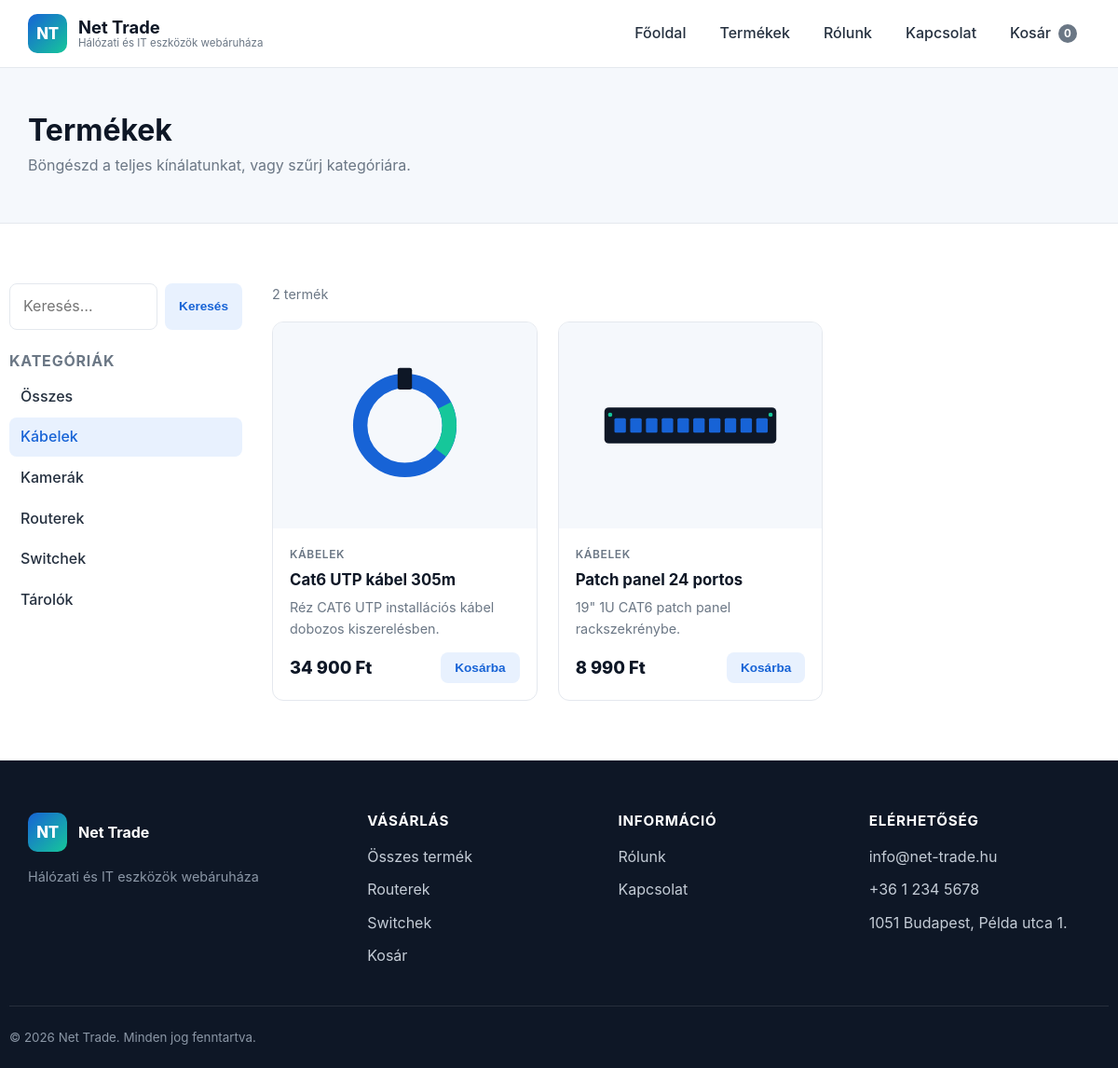
Screenshot of /termekek?kategoria=kabelek with the database file from the repository.
### tables this page shows
CREATE TABLE IF NOT EXISTS categories (
    id    INT AUTO_INCREMENT PRIMARY KEY,
    slug  VARCHAR(80) NOT NULL UNIQUE,
    name  VARCHAR(120) NOT NULL,
    icon  VARCHAR(40) DEFAULT NULL
);

CREATE TABLE IF NOT EXISTS products (
    id          INT AUTO_INCREMENT PRIMARY KEY,
    category_id INT DEFAULT NULL,
    slug        VARCHAR(140) NOT NULL UNIQUE,
    name        VARCHAR(200) NOT NULL,
    short       VARCHAR(300) DEFAULT NULL,
    description TEXT,
    price       DECIMAL(10,2) NOT NULL DEFAULT 0,
    image       VARCHAR(140) DEFAULT 'placeholder.svg',
    stock       INT NOT NULL DEFAULT 0,
    featured    TINYINT(1) NOT NULL DEFAULT 0,
    active      TINYINT(1) NOT NULL DEFAULT 1,
    created_at  TIMESTAMP DEFAULT CURRENT_TIMESTAMP,
    CONSTRAINT fk_products_category FOREIGN KEY (category_id)
        REFERENCES categories (id) ON DELETE SET NULL
);

### app/Models/Product.php (called while the page is built, shortened)
<?php
final class Product
{
    public static function all(?string $categorySlug = null, ?string $search = null): array
    {
        $pdo = Database::getConnection();
        $sql = 'SELECT p.*, c.slug AS category_slug, c.name AS category_name
                FROM products p
                LEFT JOIN categories c ON c.id = p.category_id
                WHERE p.active = 1';
        $params = [];
        if ($categorySlug !== null) {
            $sql .= ' AND c.slug = :cat';
            $params['cat'] = $categorySlug;
        }
        $sql .= ' ORDER BY p.featured DESC, p.name ASC';
        $stmt = $pdo->prepare($sql);
        $stmt->execute($params);
        return $stmt->fetchAll();
    }
}

### public/index.php (called while the page is built, shortened)
<?php
spl_autoload_register(static function (string $class): void {
    $prefix = 'App\\';
    $relative = substr($class, strlen($prefix));
    $file = dirname(__DIR__) . '/app/' . str_replace('\\', '/', $relative) . '.php';
});
$config = require dirname(__DIR__) . '/config/config.php';
$router = new Router();
$router->get('/', static function (): string {
    return View::render('home', [
        'title'      => null,
        'categories' => Category::all(),
        'featured'   => Product::featured(),
    ]);
});
$router->get('/termekek', static function (): string {
    $cat = isset($_GET['kategoria']) ? (string) $_GET['kategoria'] : null;
    $q   = isset($_GET['kereses']) ? trim((string) $_GET['kereses']) : null;
    return View::render('products/index', [
        'title'      => 'Termékek',
        'categories' => Category::all(),
        'products'   => Product::all($cat, $q),
        'activeCat'  => $cat,
        'search'     => $q,
    ]);
});
$router->get('/termek/{slug}', static function (array $params): string {
    $product = Product::findBySlug($params['slug']);
    if ($product === null) {
        http_response_code(404);
        return View::render('errors/404', ['title' => 'A termék nem található']);
    }
    return View::render('products/show', [
        'title'   => $product['name'],
        'product' => $product,
    ]);
});
$router->get('/kosar', static function (): string {
    return View::render('cart/index', [
        'title' => 'Kosár',
        'cart'  => Cart::detailed(),
    ]);
});
$router->post('/kosar/hozzaad', static function (): string {
    $id  = (int) ($_POST['product_id'] ?? 0);
    $qty = (int) ($_POST['qty'] ?? 1);
    if ($id > 0) {
        Cart::add($id, $qty);
    }
    redirect('/kosar');
    return '';
});
$router->post('/kosar/frissit', static function (): string {
    foreach (($_POST['qty'] ?? []) as $id => $qty) {
        Cart::update((int) $id, (int) $qty);
    }
    redirect('/kosar');
    return '';
});
$router->post('/kosar/torol', static function (): string {
    Cart::remove((int) ($_POST['product_id'] ?? 0));
    redirect('/kosar');
    return '';
});
$router->get('/penztar', static function (): string {
    return View::render('cart/checkout', [
        'title' => 'Pénztár',
        'cart'  => Cart::detailed(),
    ]);
});
$router->post('/penztar', static function (): string {
    $cart = Cart::detailed();
    if (empty($cart['lines'])) {
        redirect('/kosar');
        return '';
    }
    Cart::clear();
    return View::render('cart/success', [
        'title' => 'Sikeres rendelés',
        'name'  => trim((string) ($_POST['name'] ?? '')),
    ]);
});
$router->get('/kapcsolat', static function (): string {
    return View::render('contact', ['title' => 'Kapcsolat']);
});
$router->post('/kapcsolat', static function (): string {
    return View::render('contact', [
        'title' => 'Kapcsolat',
        'sent'  => true,
        'name'  => trim((string) ($_POST['name'] ?? '')),
    ]);
});
$router->get('/rolunk', static function (): string {
    return View::render('about', ['title' => 'Rólunk']);
});
$router->dispatch($_SERVER['REQUEST_METHOD'], $_SERVER['REQUEST_URI']);

### config/config.php (called while the page is built)
<?php
return [
    'app' => [
        'name'     => getenv('APP_NAME') ?: 'Net Trade',
        'tagline'  => 'Hálózati és IT eszközök webáruháza',
        'url'      => getenv('APP_URL') ?: 'http://localhost:8000',
        'env'      => getenv('APP_ENV') ?: 'local',
        'debug'    => filter_var(getenv('APP_DEBUG') ?: 'true', FILTER_VALIDATE_BOOL),
        'currency' => 'Ft',
    ],
    'contact' => [
        'email'   => 'info@net-trade.hu',
        'phone'   => '+36 1 234 5678',
        'address' => '1051 Budapest, Példa utca 1.',
    ],
    'database' => [
        'driver'   => getenv('DB_DRIVER') ?: 'mysql',
        'host'     => getenv('DB_HOST') ?: '127.0.0.1',
        'port'     => getenv('DB_PORT') ?: '3306',
        'name'     => getenv('DB_NAME') ?: 'net_trade',
        'user'     => getenv('DB_USER') ?: 'root',
        'password' => getenv('DB_PASSWORD') ?: '',
        'charset'  => 'utf8mb4',
    ],
];

### app/Core/View.php (called while the page is built, shortened)
<?php
final class View
{
    public static function render(string $template, array $data = [], string $layout = 'main'): string
    {
        $config = require dirname(__DIR__, 2) . '/config/config.php';
        $data['config'] = $config;
        $content = self::capture("Views/{$template}", $data);
        $data['content'] = $content;
        return self::capture("Views/layouts/{$layout}", $data);
    }
    private static function capture(string $path, array $data): string
    {
        $file = dirname(__DIR__) . '/' . $path . '.php';
        extract($data, EXTR_SKIP);
        include $file;
        return (string) ob_get_clean();
    }
    public static function e(?string $value): string
    {
        return htmlspecialchars($value ?? '', ENT_QUOTES | ENT_SUBSTITUTE, 'UTF-8');
    }
    public static function price(float|int $amount, string $currency = 'Ft'): string
    {
        return number_format((float) $amount, 0, ',', ' ') . ' ' . $currency;
    }
}

### app/Models/Category.php (called while the page is built, shortened)
<?php
final class Category
{
    public static function all(): array
    {
        $pdo = Database::getConnection();
        $stmt = $pdo->query('SELECT * FROM categories ORDER BY name ASC');
        return $stmt ? $stmt->fetchAll() : self::demo();
    }
}

### app/Core/Cart.php (called while the page is built, shortened)
<?php
final class Cart
{
    public static function items(): array
    {
        return $_SESSION[self::KEY] ?? [];
    }
    public static function count(): int
    {
        return array_sum(self::items());
    }
}

### app/Views/partials/product-card.php (the view, shortened to what this page needs)
<?php
$currency = $config['app']['currency'];
?>
<article class="product-card">
    <a href="/termek/<?= View::e($product['slug']) ?>" class="product-card__media">
        <img src="/assets/img/products/<?= View::e($product['image'] ?? 'placeholder.svg') ?>"
             alt="<?= View::e($product['name']) ?>" loading="lazy" width="320" height="220">
    </a>
    <div class="product-card__body">
        <span class="product-card__cat"><?= View::e($product['category_name'] ?? '') ?></span>
        <h3 class="product-card__title">
            <a href="/termek/<?= View::e($product['slug']) ?>"><?= View::e($product['name']) ?></a>
        </h3>
        <p class="product-card__desc"><?= View::e($product['short'] ?? $product['description'] ?? '') ?></p>
        <div class="product-card__foot">
            <span class="price"><?= View::price((float) $product['price'], $currency) ?></span>
            <form method="post" action="/kosar/hozzaad">
                <button type="submit" class="btn btn--small">Kosárba</button>
            </form>
        </div>
    </div>
</article>

### app/Core/Router.php (shortened to what this page needs)
<?php
final class Router
{
    private array $routes = ['GET' => [], 'POST' => []];
    public function get(string $pattern, callable $handler): void
    {
        $this->routes['GET'][$pattern] = $handler;
    }
    public function post(string $pattern, callable $handler): void
    {
        $this->routes['POST'][$pattern] = $handler;
    }
    public function dispatch(string $method, string $uri): void
    {
        $path = '/' . trim(parse_url($uri, PHP_URL_PATH) ?? '/', '/');
        $path = $path === '//' ? '/' : $path;
        foreach ($this->routes[$method] ?? [] as $pattern => $handler) {
            $regex = '#^' . preg_replace('#\{([a-z_]+)\}#', '(?P<$1>[^/]+)', $pattern) . '$#';
            if (preg_match($regex, $path, $matches)) {
                $params = array_filter($matches, 'is_string', ARRAY_FILTER_USE_KEY);
                echo $handler($params);
                return;
            }
        }
    }
}

### app/Views/products/index.php (shortened to what this page needs)
<section class="page-head">
    <div class="container">
        <h1>Termékek</h1>
        <p>Böngészd a teljes kínálatunkat, vagy szűrj kategóriára.</p>
    </div>
</section>
<section class="section container">
    <div class="shop-layout">
        <aside class="shop-sidebar">
            <form method="get" action="/termekek" class="search-form" role="search">
                <input type="search" name="kereses" placeholder="Keresés…"
                       value="<?= View::e($search ?? '') ?>" aria-label="Keresés">
                <button type="submit" class="btn btn--small">Keresés</button>
            </form>
            <h2 class="sidebar-title">Kategóriák</h2>
            <ul class="filter-list">
                <li><a href="/termekek" class="<?= $activeCat ? '' : 'is-active' ?>">Összes</a></li>
                <?php foreach ($categories as $cat): ?>
                    <li>
                        <a href="/termekek?kategoria=<?= View::e($cat['slug']) ?>"
                           class="<?= $activeCat === $cat['slug'] ? 'is-active' : '' ?>">
                            <?= View::e($cat['name']) ?>
                        </a>
                    </li>
                <?php endforeach; ?>
            </ul>
        </aside>
        <div class="shop-main">
            <p class="result-count"><?= count($products) ?> termék</p>
            <?php if (empty($products)): ?>
                <div class="empty-state">
                    <p>Nincs a keresésnek megfelelő termék.</p>
                    <a href="/termekek" class="btn btn--ghost">Szűrők törlése</a>
                </div>
            <?php else: ?>
                <div class="product-grid">
                    <?php foreach ($products as $product): ?>
                        <?php include dirname(__DIR__) . '/partials/product-card.php'; ?>
                    <?php endforeach; ?>
                </div>
            <?php endif; ?>
        </div>
    </div>
</section>

### public/assets/css/style.css (style rules this page uses)
:root { --c-primary: #1763d6; --c-primary-dark: #0f4aa3; --c-primary-light: #e8f1fe; --c-accent: #16c79a; --c-dark: #0e1726; --c-text: #25303f; --c-muted: #6b7785; --c-border: #e4e8ee; --c-bg: #ffffff; --c-bg-alt: #f5f8fc; --c-danger: #e0405a; --radius: 12px; --radius-sm: 8px; --shadow-sm: 0 1px 3px rgba(14, 23, 38, .08); --shadow: 0 8px 24px rgba(14, 23, 38, .10); --shadow-lg: 0 16px 48px rgba(14, 23, 38, .14); --container: 1180px; --font: -apple-system, BlinkMacSystemFont, "Segoe UI", Roboto, "Helvetica Neue", Arial, sans-serif; }
* { box-sizing: border-box; }
html { scroll-behavior: smooth; }
body { margin: 0; font-family: var(--font); color: var(--c-text); background: var(--c-bg); line-height: 1.6; -webkit-font-smoothing: antialiased; }
img { max-width: 100%; height: auto; display: block; }
a { color: var(--c-primary); text-decoration: none; }
h1, h2, h3, h4 { line-height: 1.2; color: var(--c-dark); margin: 0 0 .5em; }
.container { width: 100%; max-width: var(--container); margin: 0 auto; padding: 0 20px; }
.section { padding: 64px 0; }
.btn { display: inline-flex; align-items: center; justify-content: center; gap: 8px; padding: 12px 22px; border-radius: var(--radius-sm); font-weight: 600; font-size: .95rem; border: 1px solid transparent; cursor: pointer; transition: all .15s ease; text-align: center; background: var(--c-primary-light); color: var(--c-primary); }
.btn--small { padding: 8px 14px; font-size: .85rem; }
.product-grid { display: grid; grid-template-columns: repeat(auto-fill, minmax(240px, 1fr)); gap: 22px; }
.product-card { display: flex; flex-direction: column; background: #fff; border: 1px solid var(--c-border); border-radius: var(--radius); overflow: hidden; transition: transform .15s ease, box-shadow .15s ease; }
.product-card__media { position: relative; display: block; background: var(--c-bg-alt); aspect-ratio: 4 / 3; }
.product-card__media img { width: 100%; height: 100%; object-fit: contain; padding: 18px; }
.product-card__body { display: flex; flex-direction: column; gap: 8px; padding: 18px; flex: 1; }
.product-card__cat { font-size: .75rem; text-transform: uppercase; letter-spacing: .05em; color: var(--c-muted); font-weight: 600; }
.product-card__title { font-size: 1.05rem; margin: 0; }
.product-card__title a { color: var(--c-dark); }
.product-card__desc { font-size: .9rem; color: var(--c-muted); margin: 0; flex: 1; }
.product-card__foot { display: flex; align-items: center; justify-content: space-between; gap: 12px; margin-top: 6px; }
.price { font-weight: 800; font-size: 1.15rem; color: var(--c-dark); }
.page-head { background: var(--c-bg-alt); padding: 48px 0; border-bottom: 1px solid var(--c-border); }
.page-head h1 { font-size: 2rem; margin-bottom: 6px; }
.page-head p { margin: 0; color: var(--c-muted); }
.shop-layout { display: grid; grid-template-columns: 250px 1fr; gap: 32px; align-items: start; }
.shop-sidebar { position: sticky; top: 92px; }
.search-form { display: flex; gap: 8px; margin-bottom: 24px; }
.search-form input { flex: 1; min-width: 0; }
.sidebar-title { font-size: 1rem; text-transform: uppercase; letter-spacing: .05em; color: var(--c-muted); }
.filter-list { list-style: none; padding: 0; margin: 0; display: flex; flex-direction: column; gap: 2px; }
.filter-list a { display: block; padding: 8px 12px; border-radius: var(--radius-sm); color: var(--c-text); font-weight: 500; }
.filter-list a:hover, .filter-list a.is-active { background: var(--c-primary-light); color: var(--c-primary); }
.result-count { color: var(--c-muted); margin: 0 0 18px; font-size: .9rem; }
input, textarea, select { width: 100%; padding: 11px 14px; border: 1px solid var(--c-border); border-radius: var(--radius-sm); font: inherit; color: var(--c-text); background: #fff; }

### rows the page displays
categories: name "Kábelek"
categories: name "Kamerák"
categories: name "Routerek"
categories: name "Switchek"
categories: name "Tárolók"
products: image (picture), category.name "KÁBELEK", name "Cat6 UTP kábel 305m", short "Réz CAT6 UTP installációs kábel dobozos kiszerelésben.", price "34 900 Ft"
products: image (picture), category.name "KÁBELEK", name "Patch panel 24 portos", short "19\" 1U CAT6 patch panel rackszekrénybe.", price "8 990 Ft"
